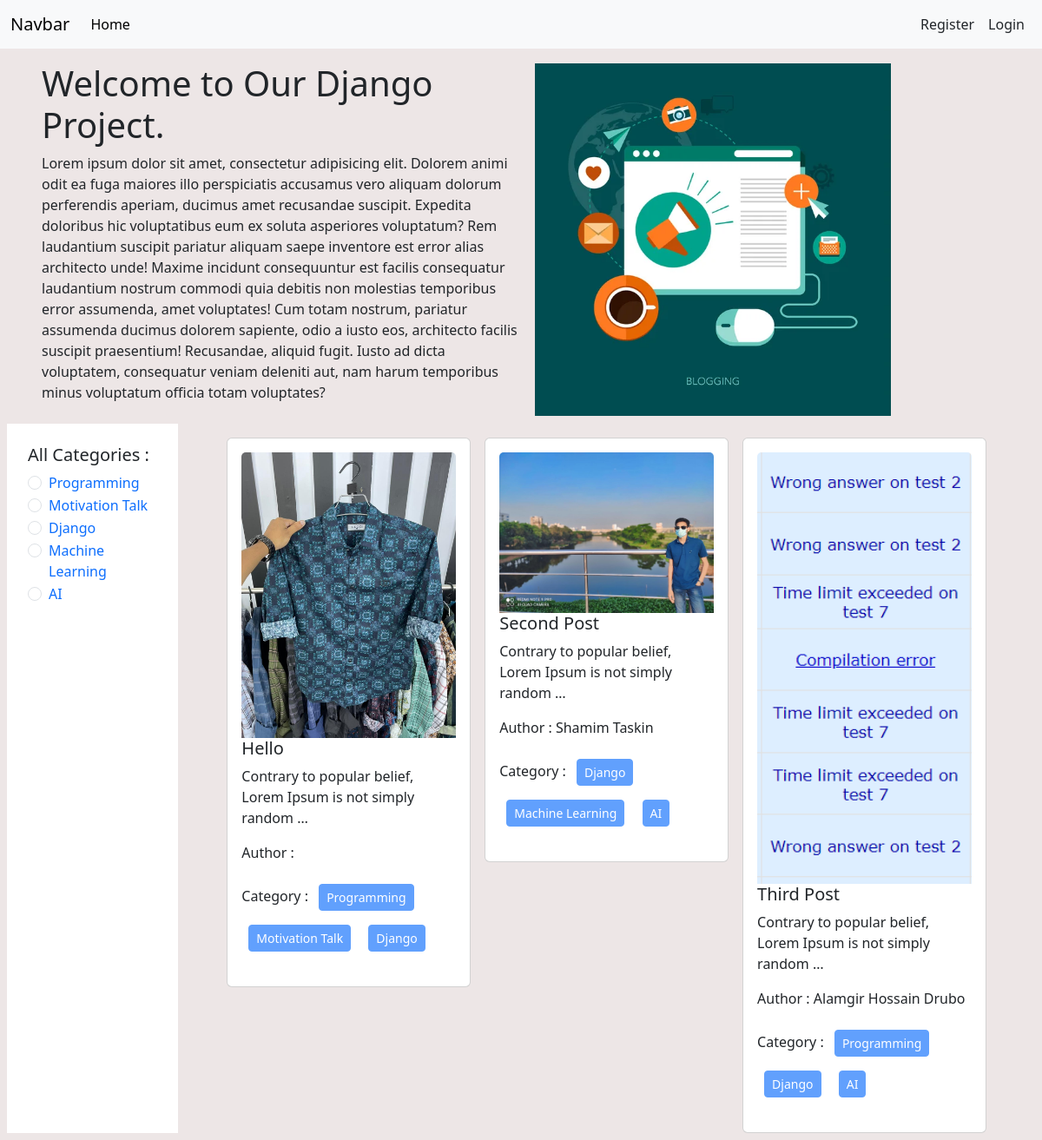
Screenshot of /category/django/ with the database file from the repository.
### categories/models.py (models this page shows, shortened)
class Category(models.Model):
    name = models.CharField(max_length=100)
    slug = models.SlugField(max_length=100, unique=True, blank=True, null=True)

### posts/models.py (models this page shows, shortened)
class Post(models.Model):
    title = models.CharField(max_length=100)
    content = models.TextField()
    category = models.ManyToManyField(Category)
    author = models.ForeignKey(User, on_delete=models.CASCADE)
    images = models.ImageField(upload_to="posts/media/uploads/" , blank=True, null=True)

### Blogs/views.py (the view)
# urls.py: 2. Add a URL to urlpatterns:  path('', views.home, name='home')
def home(request, category_slug=None):
    data = Post.objects.all()
    if category_slug is not None:
        category = Category.objects.get(slug = category_slug)
        data = Post.objects.filter(category=category)
    category = Category.objects.all()
    return render(request, 'home.html' , {'datas' : data, 'categories' : category})

### templates/home.html
{% extends "base.html" %}
{% load static %}
{% block content %}
<div class="d-flex flex-wrap px-5 pt-3 align-items-center">
  <div class="col-6 ">
    <h1>Welcome to Our Django Project.</h1>
    <p>Lorem ipsum dolor sit amet, consectetur adipisicing elit. Dolorem animi odit ea fuga maiores illo perspiciatis accusamus vero aliquam dolorum perferendis aperiam, ducimus amet recusandae suscipit. Expedita doloribus hic voluptatibus eum ex soluta asperiores voluptatum? Rem laudantium suscipit pariatur aliquam saepe inventore est error alias architecto unde! Maxime incidunt consequuntur est facilis consequatur laudantium nostrum commodi quia debitis non molestias temporibus error assumenda, amet voluptates! Cum totam nostrum, pariatur assumenda ducimus dolorem sapiente, odio a iusto eos, architecto facilis suscipit praesentium! Recusandae, aliquid fugit. Iusto ad dicta voluptatem, consequatur veniam deleniti aut, nam harum temporibus minus voluptatum officia totam voluptates?</p>
  </div>
  <div  class="col-6">
    <img class="px-3" style="width:80%;" src="{% static 'header.jpg' %}" alt="Image">
  </div>
</div>
<div class="d-flex flex-wrap p-2">
  <div class='col-2 p-4 bg-white'>
    <h5>All Categories : </h5>
    {% for category in categories %}
    <div class="form-check">
      <input class="form-check-input" type="radio" name="flexRadioDefault" id="flexRadioDefault1">
      <label class="form-check-label" for="flexRadioDefault1">
        <a class="text-decoration-none" href="{% url 'category_wise' category.slug %}">{{category.name}}</a>
      </label>
    </div>
    {% endfor %}
  </div>
  <div class='col-10'>
    <div class="d-flex flex-wrap justify-content-center px-5">
      {% for data in datas %}
      <div class="col-sm-4 mb-3 mb-sm-0 pt-3">
          <div class="card mx-2 ">
            <div class="card-body">
              <img src="{{data.images.url}}" class="card-img-top" alt="Image">
              <h5 class="card-title"><a class="text-decoration-none text-dark" href="{% url 'post_detail' data.id %}">{{data.title}}</h5>
              <p class="card-text">{{data.content |truncatewords:10}} </p>
              <p> Author : {{data.author.first_name}}  {{data.author.last_name}} </p>
              <p> Category :
                  {% for i in data.category.all %}
                  <button class='btn btn-primary btn-sm m-2' disabled> {{i.name}} </button>
                  {% endfor %}
              </p>
            </div>
          </div>
        </div>
      {% endfor %}
    </div>
  </div>
</div>
{% endblock  %}

### rows the page displays
Category: name "Programming"
Category: name "Motivation Talk"
Category: name "Django"
Category: name "Machine Learning"
Category: name "AI"
Post: images (picture), title "Hello", content "Contrary to popular belief, Lorem Ipsum is not simply random …"
Post: images (picture), title "Second Post", content "Contrary to popular belief, Lorem Ipsum is not simply random …", author.first_name "Shamim", author.last_name "Taskin"
Post: images (picture), title "Third Post", content "Contrary to popular belief, Lorem Ipsum is not simply random …", author.first_name "Alamgir Hossain", author.last_name "Drubo"
